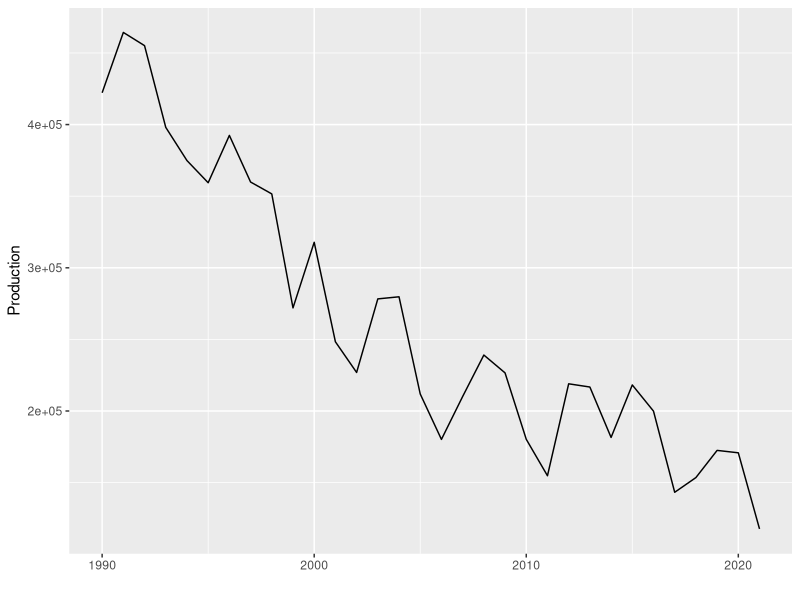
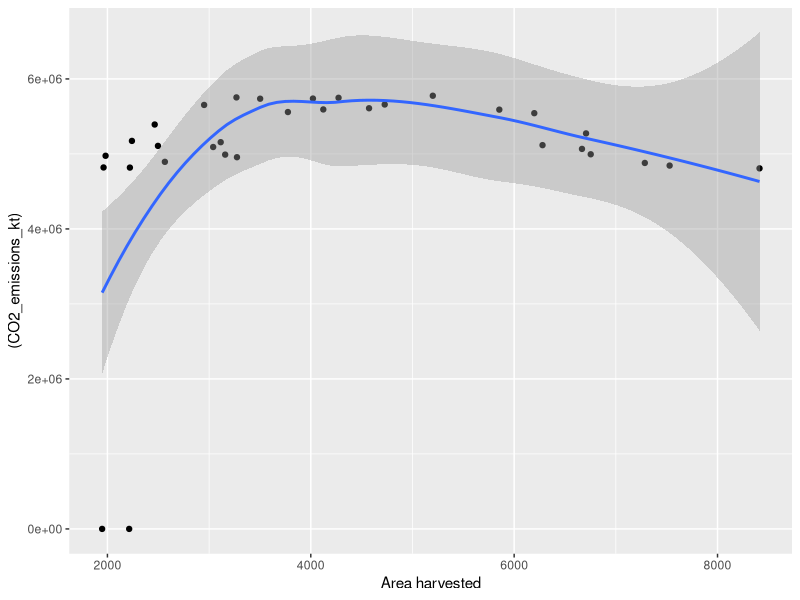
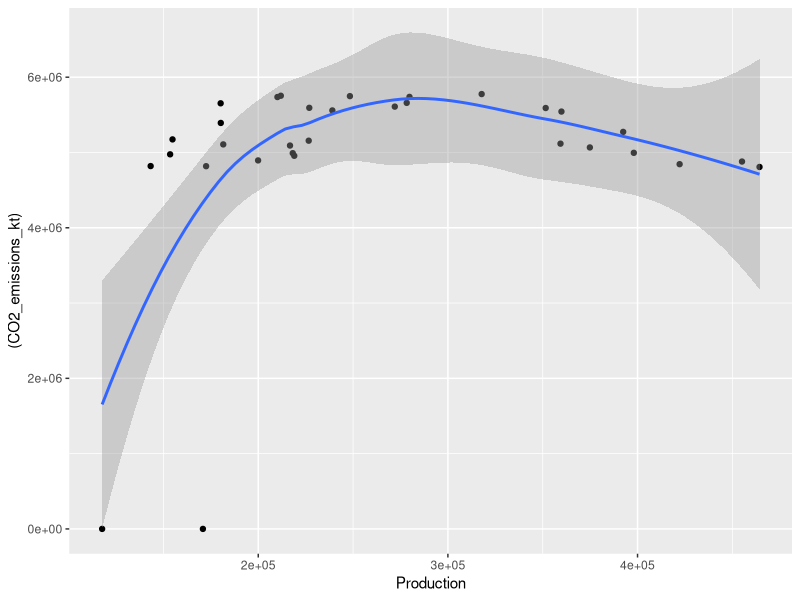
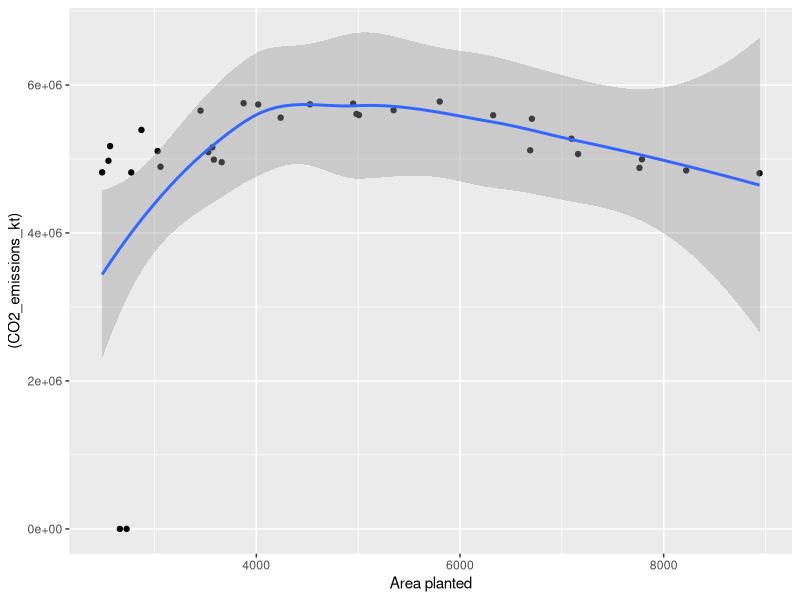
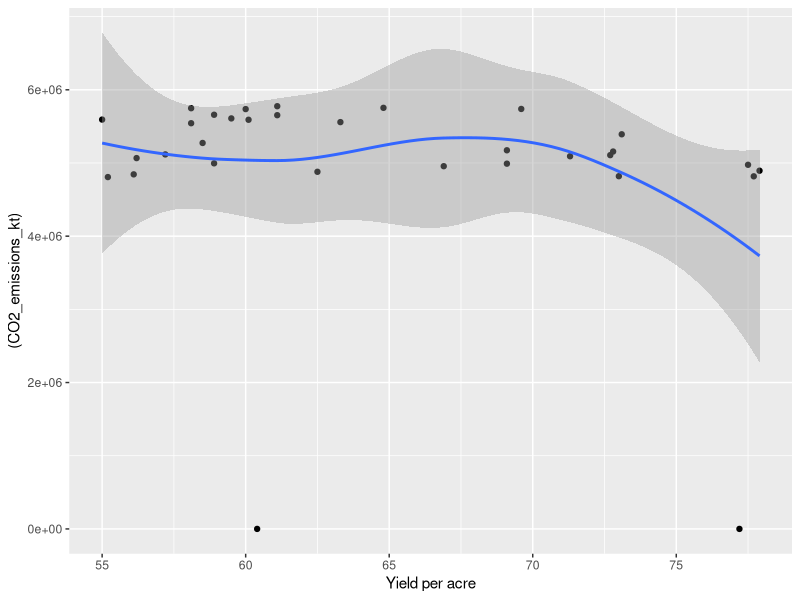
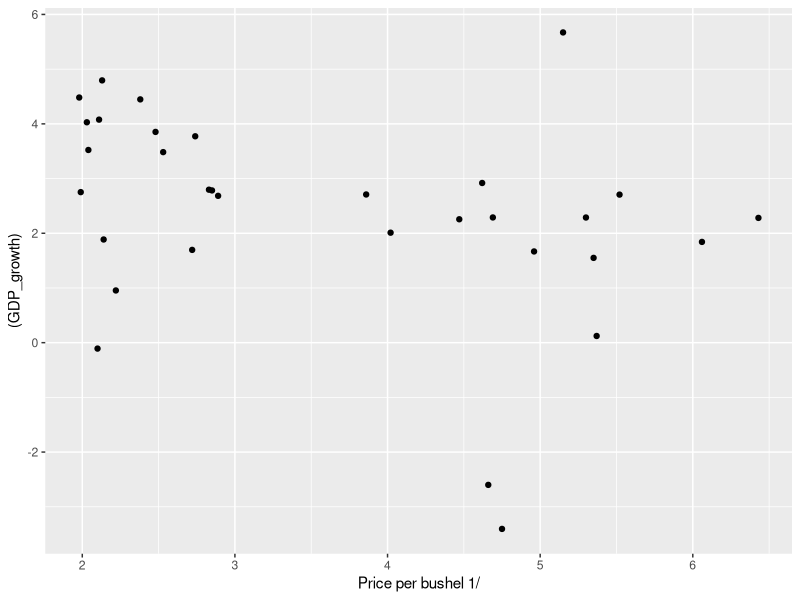
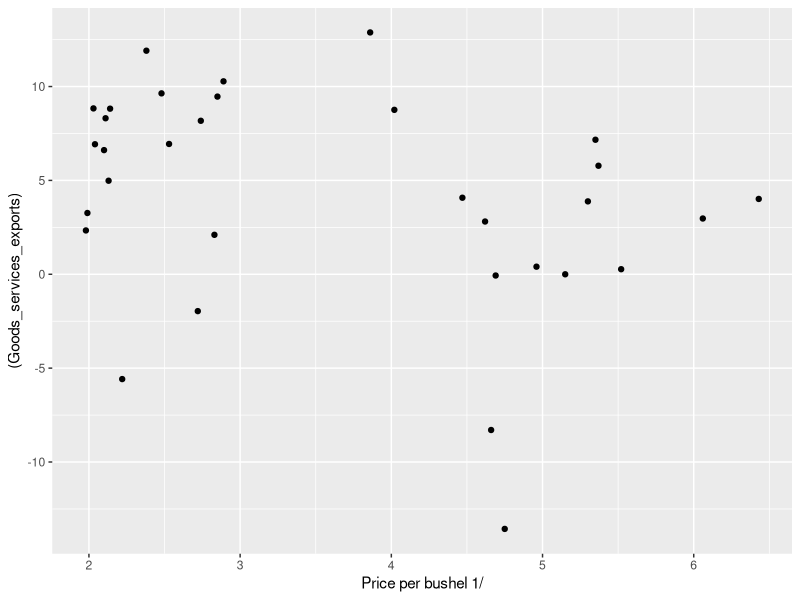
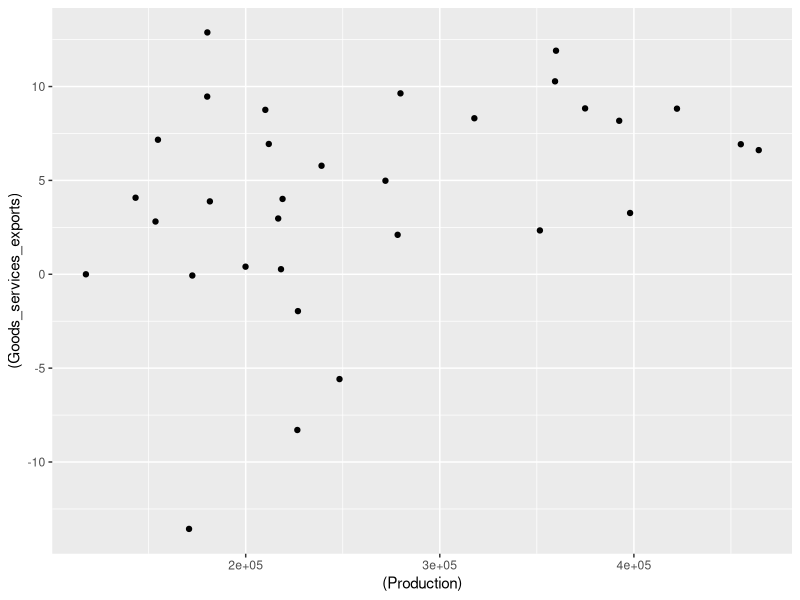

Write the R code that produced these figures, in order.
## ---- chunk 1
library(tidyverse)
library(ggplot2)
library(dplyr)
#install.packages("forecast")
require(forecast)
library(readr)
library(tidyr)
## ---- chunk 2
## CLEAN THE DATA
co2_data_clean <- read.csv(here::here("dataset/clean_co2.csv"))

## ---- chunk 3
barley_data_3 <- read_csv(here::here("dataset", "barley/crop_p015_t005.csv"),skip = 5)
barley_data_3<- barley_data_3[-2,3:ncol(barley_data_3)] %>% drop_na(Year) %>% head(-1)

barley_data_4 <- read_csv(here::here("dataset", "barley/crop_p016_t010.csv"),skip = 5)
barley_data_4<- barley_data_4[-2,3:ncol(barley_data_4)] %>% drop_na(Year) %>% head(-1)

barley_data <- barley_data_3%>%bind_rows(barley_data_4) 
barley_data <- barley_data %>% type_convert()

barley_co2_data <- co2_data_clean %>% left_join(barley_data, by = c("Time" = "Year"))

#barley_co2_data <- barley_co2_data %>% filter(CO2_emissions_kt != "..") %>% type_convert()
View(barley_co2_data)


#write_csv(barely_co2_data, file = here::here("dataset", "barley_co2_data"))

#save(barley_co2_data, file = here::here("dataset/barely_co2_data.RData"))
## ---- chunk 4
# read_csv(here::here("dataset/barley_co2_data"))

Year <- barley_co2_data %>% pull(Time)
Production <- barley_co2_data %>% pull(Production)
co_emit <- barley_co2_data %>% pull(CO2_emissions_kt)

barley_ts <- ggplot(barley_co2_data, aes(x=Year, y=Production)) +
  geom_line() +
  xlab("")
barley_ts

## ---- chunk 5
barley_co2_data %>% ggplot(aes(x = `Area harvested`, y = (CO2_emissions_kt))) + geom_point() + geom_smooth()
barley_co2_data %>% ggplot(aes(x = `Production`, y = (CO2_emissions_kt))) + geom_point() + geom_smooth()
barley_co2_data %>% ggplot(aes(x = `Area planted`, y = (CO2_emissions_kt))) + geom_point() + geom_smooth()
barley_co2_data %>% ggplot(aes(x = `Yield per acre`, y = (CO2_emissions_kt))) + geom_point() + geom_smooth()

## ---- chunk 6
barley_co2_data %>% ggplot(aes(y = (GDP_growth), x = `Price per bushel 1/`)) + geom_point()
barley_co2_data %>% ggplot(aes(y = (Goods_services_exports), x = `Price per bushel 1/`)) + geom_point()
barley_co2_data %>% ggplot(aes(y = (Goods_services_exports), x = (Production))) + geom_point()
barley_co2_data %>% ggplot(aes(y = (Forest_area_percent), x = `Area harvested`)) + geom_point()

## ---- chunk 7
diff_df <- data.frame(diff_area = diff(barley_co2_data$`Area harvested`), diff_co2 = diff(barley_co2_data$CO2_emissions_kt) )
diff_df %>% ggplot(aes(y = diff_area, x = diff_co2)) + geom_point()+ geom_smooth()
## ---- chunk 8
lm1 <- (lm(`Area harvested`~ CO2_emissions_kt, barley_co2_data)) 
summary(lm1)

lm1_diff <-lm(diff_area ~ poly(diff_co2,3), diff_df)
summary(lm1_diff)
